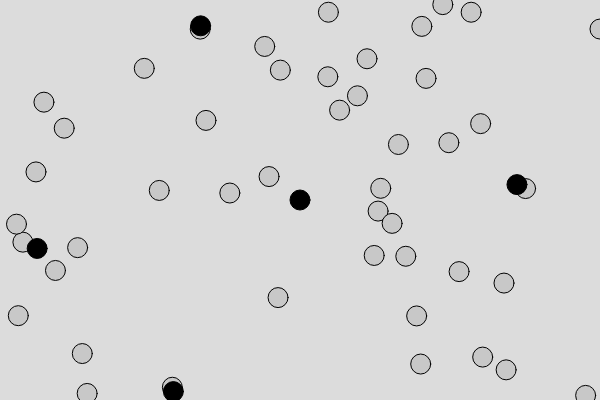
Frame 1 (no input)
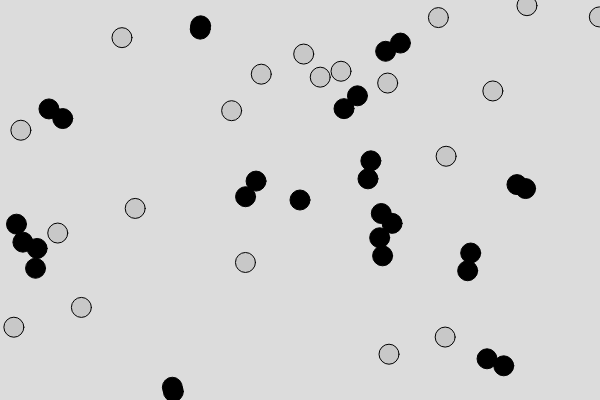
Frame 60 (no input)
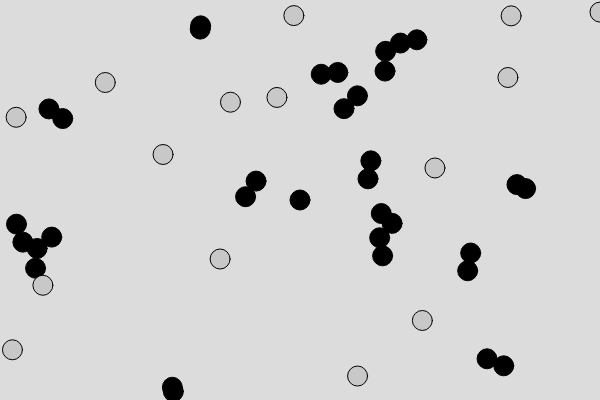
Frame 120 (the mouse pressed at the canvas centre since frame 60)

The p5.js sketch that drew these frames (run headless with seeded random() and noise() and a simulated clock; from frame 60 on, the mouse is pressed at the canvas centre):

// p5.js sketch
// ── sketch.js
//Mr. Darfler
//DLA Simulation
//April 16th 2019

/* This sketch simulates a basic Diffusion
Limited Aggregation Model using p5.js and
a walker class */

let walkers = [];

function setup() {
    createCanvas(600, 400);

    for (let i = 0; i < 50; i++) {
        walkers.push(new Walker(
            random(width), random(height)
        ));
    }

    let seed = new Walker(width / 2, height / 2);
    seed.static = true;
    walkers.push(seed);
}

function draw() {
    background(220);

    for (let i = 0; i < walkers.length; i++) {
        walkers[i].move();
        walkers[i].show();

        for(let j = i +1; j < walkers.length; j++){
            walkers[i].checkCollision(walkers[j])
        }
    }
}

class Walker {
    constructor(x, y) {
        this.x = x;
        this.y = y;
        this.r = 10;
        this.static = false;
    }

    move() {
        if (!this.static) {
            this.x += random(-5, 5);
            this.y += random(-5, 5);

            if (this.x > width) this.x = width;
            if (this.x < 0) this.x = 0;
            if (this.y > width) this.y = width;
            if (this.y < 0) this.y = 0;
        }
    }

    show() {
        ellipseMode(RADIUS);
        if (this.static) {
            fill(0);
        } else {
            fill(200);
        }
        ellipse(this.x, this.y, this.r)
    }

    checkCollision(other) {
        let d = dist(this.x, this.y, other.x, other.y);
        let sumOfRadii = this.r + other.r;

        let collision = d <= sumOfRadii;

        if (collision){
            // console.log("collision")
            this.static = true;
            other.static = true;
        }


    }

}
